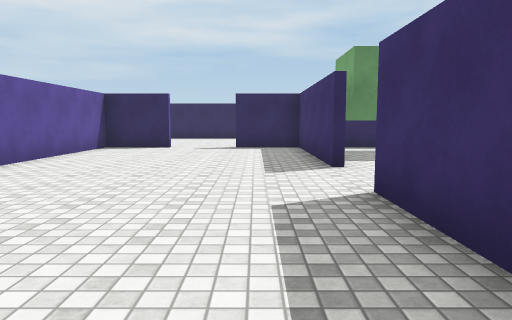
view 1 (above)

19 first-person views from a walk through a Unity game level. The camera is 1.3 m above the floor, tilts 6° down and sees 70° across. The floor is counted in squares, 1.8 m on a side. Each view is taken from the middle of a square. On the plan, view 1 faces up. The plan holds only what a view shows up to about 11 squares ahead; the rest is blank. The place goes on beyond the plan. The player is left out. Some animated figures are left out. Surface patterns are stand-ins for the level's own textures.

view 2
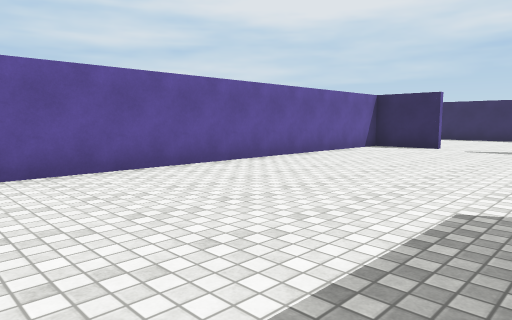

view 3
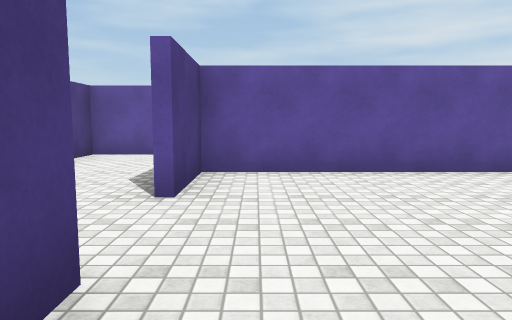

view 4
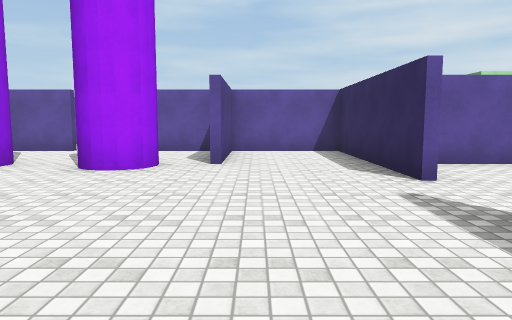

view 5
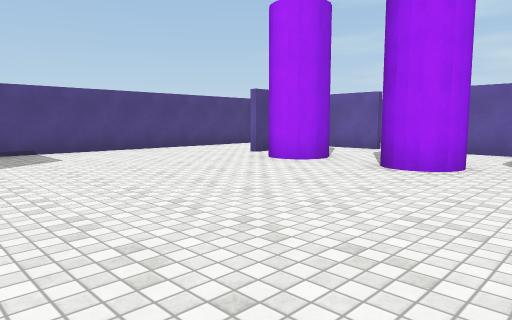

view 6
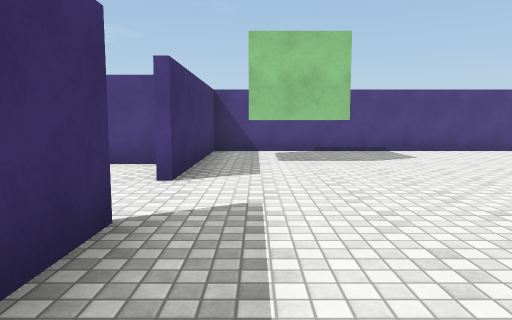

view 7
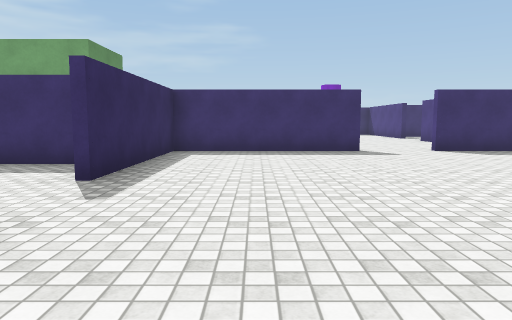

view 8
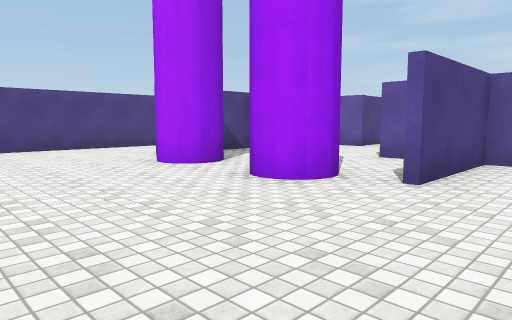

view 9
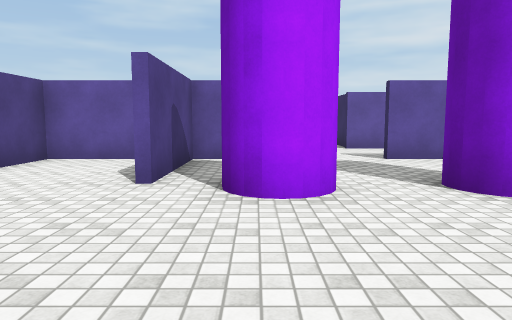

view 10
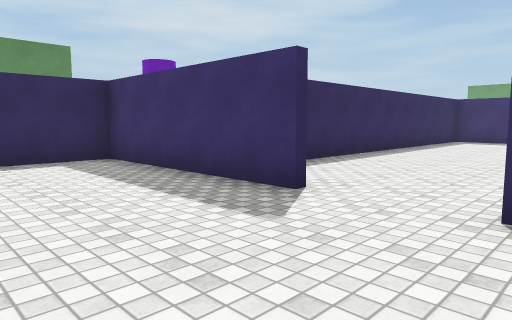

view 11
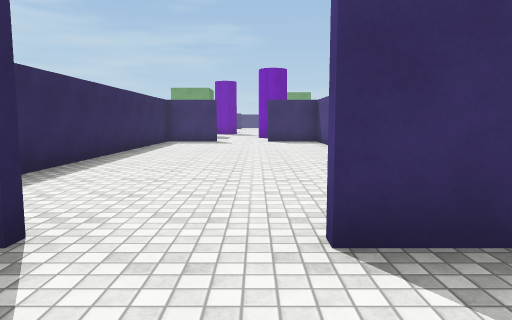

view 12
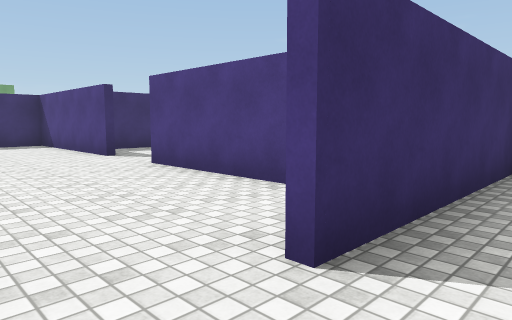

view 13
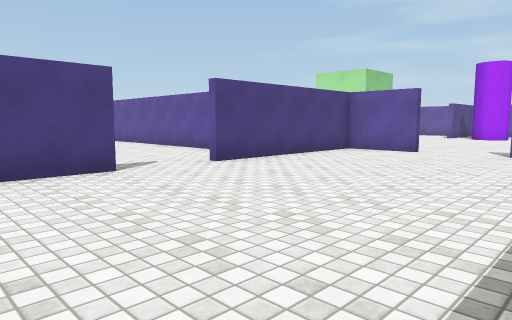

view 14
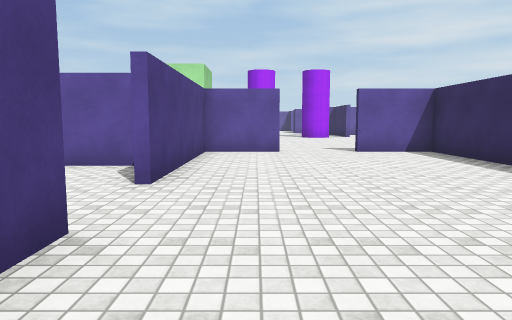

view 15
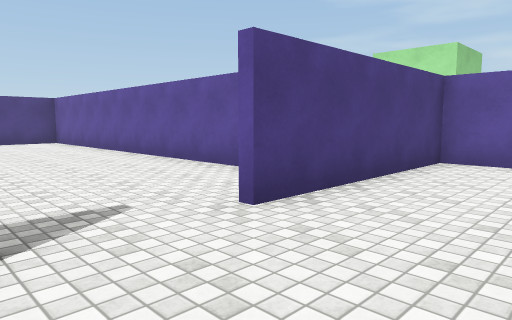

view 16
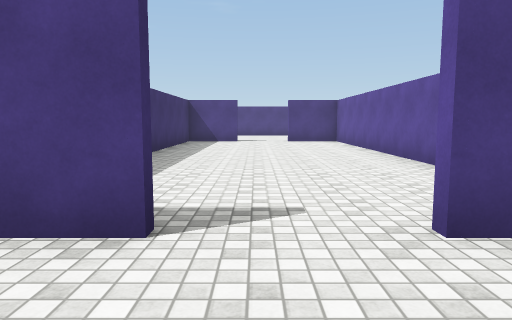

view 17
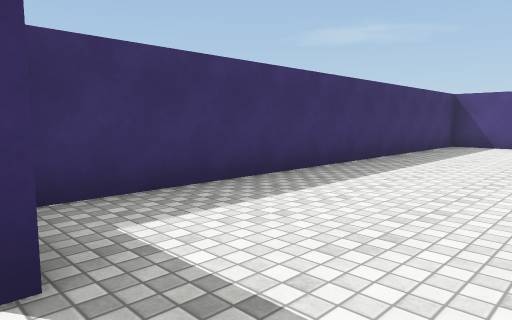

view 18
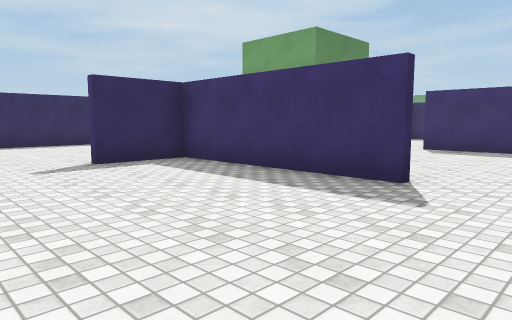

view 19
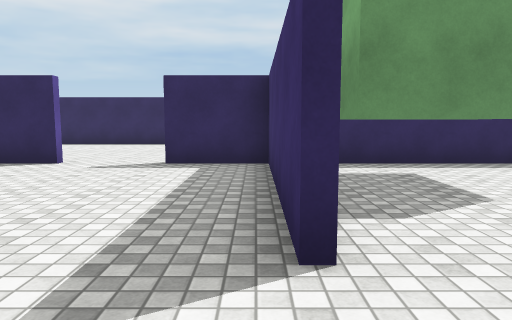

### Floor plan
Ten units are one square. View 1 is at (0, 0); x grows to the right and y downward. Boxes are objects, and circles mark ways between rooms. Rooms are numbered by the first view taken in them; rooms with no view inside come last. Other rooms are left out.
<svg viewBox="-75 -108 215 233">
<path fill="none" stroke="#000" d="M12 -58 12 -103 -6 -103M-6 8 0 8M12 0 12 -38M-24 -103 -42 -103 -42 8 -24 8M14 92 31 92M40 56 40 10 -6 10M-24 10 -70 10 -70 36 -41 36M40 110 40 74M-70 102 -70 120 30 120M106 92 135 92M130 38 42 38 42 56M42 74 42 92 89 92M-70 75 -70 92 -41 92M-70 41 -70 55"/>
<circle cx="-15" cy="10" r="3" fill="#2a7"/>
<circle cx="40" cy="65" r="3" fill="#2a7"/>
<circle cx="-40" cy="65" r="3" fill="#2a7"/>
<text x="-20" y="-40">1</text>
<text x="-10" y="60">2</text>
<text x="90" y="60">3</text>
<text x="-50" y="60">4</text>
</svg>
Room 1 opens to room 2. Room 2 opens to room 3. Room 2 opens to room 4.

Where each view was taken, in squares from view 1:
view 1: 0 up, 0 right, facing up
view 2: 0 up, 1 right, facing up-left
view 3: 0 up, 1 right, facing left
view 4: 3 down, 2 right, facing left
view 5: 3 down, 2 right, facing down-left
view 6: 3 down, 3 right, facing down
view 7: 3 down, 5 left, facing right
view 8: 2 down, 0 right, facing down-left
view 9: 8 down, 0 right, facing left
view 10: 8 down, 1 right, facing up-right
view 11: 7 down, 2 right, facing right
view 12: 6 down, 3 right, facing down-right
view 13: 4 down, 13 right, facing down-left
view 14: 8 down, 13 right, facing left
view 15: 7 down, 11 right, facing down-left
view 16: 7 down, 10 right, facing down
view 17: 9 down, 9 right, facing down-right
view 18: 4 up, 3 left, facing up-right
view 19: 4 up, 1 right, facing up
